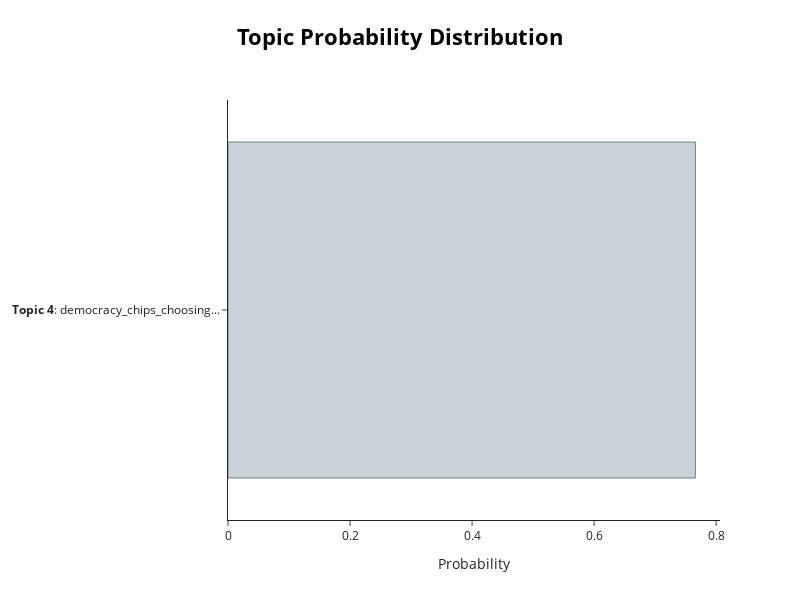

The notebook cell saved with this chart:
### Code cell
topic_model.visualize_distribution(probs[2])

### Figure 1 — Plotly figure (JSON) as saved in the notebook; plotly's stock layout.template omitted (floating-point values rounded to 4 significant figures)
{"data": [{"marker": {"color": "#C8D2D7", "line": {"color": "#6E8484", "width": 1}}, "orientation": "h", "type": "bar", "x": [0.766], "y": ["<b>Topic 4</b>: democracy_chips_choosing..."]}], "layout": {"height": 600, "hoverlabel": {"bgcolor": "white", "font": {"family": "Rockwell", "size": 16}}, "title": {"font": {"color": "Black", "size": 22}, "text": "<b>Topic Probability Distribution", "x": 0.5, "xanchor": "center", "y": 0.95, "yanchor": "top"}, "width": 800, "xaxis": {"title": {"text": "Probability"}}}}
